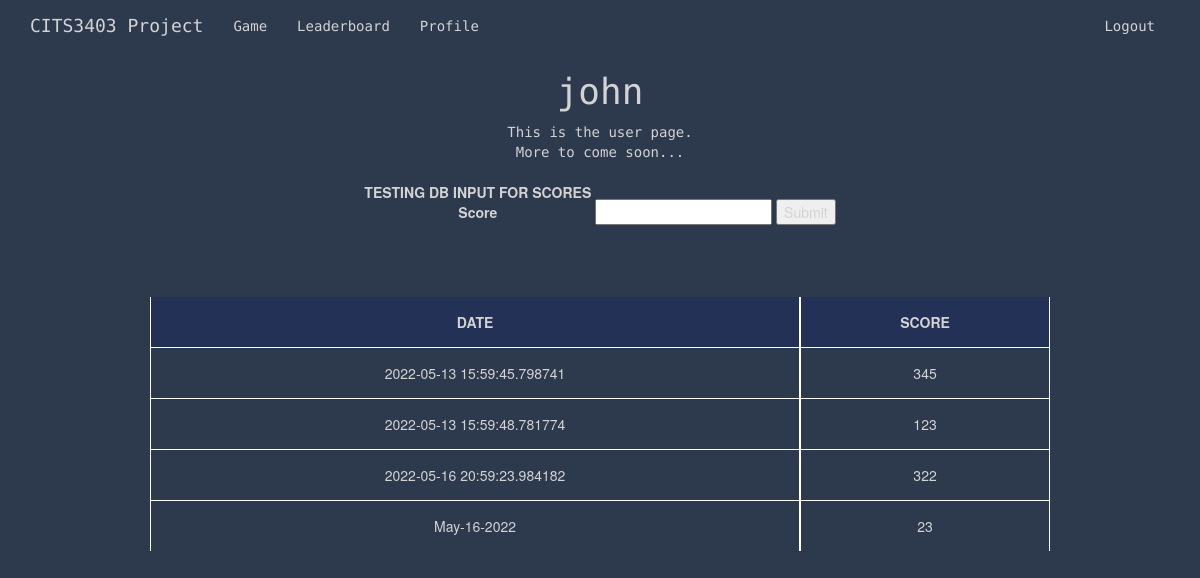
The page /user_stats (signed in) on the database its author committed.
### app/models.py (models this page shows, shortened)
class User(UserMixin, db.Model):
    id = db.Column(db.Integer, primary_key=True)
    username = db.Column(db.String(64), index=True, unique=True)
    email = db.Column(db.String(120), index=True, unique=True)
    password_hash = db.Column(db.String(128))
    user_stats = db.relationship('Score', backref='user', lazy=True)
    @login.user_loader
    def load_user(id):
        return User.query.get(int(id))

class Score(UserMixin, db.Model):
    id = db.Column(db.Integer, primary_key=True)
    user_score = db.Column(db.Integer)
    user_id = db.Column(db.Integer, db.ForeignKey("user.id"))
    today = date.today()
    format_date = today.strftime("%b-%d-%Y") #strips minutes, formats the date eg May-16-2022
    date = db.Column(db.String, default=format_date)

### app/routes.py (the view)
@app.route('/user_stats')
def user_stats():
    if current_user.is_authenticated:
        user_id = current_user.id
        my_scores = Score.query.filter_by(user_id=user_id)
        return render_template('user.html', user=my_scores)
    return render_template('user.html', title='Profile')

### app/templates/user.html
{% extends "base.html" %}
{% block content %}
    <h1>{{ current_user.username }} </h1>
    <div class = "center">
        <p1>This is the user page.</p1> <br>
        <p2>More to come soon...</p2>
    </div>
<br>
<form name="dummy-stat-form" action="{{ url_for('register_stats') }}" method="post">
       <label> TESTING DB INPUT FOR SCORES <br> Score </label>
       <input name="score" type="integer" required>
       <input type="submit">
   </form>
   <br><br>
   <table id="'mystats-list">
    <thead>
        <tr>
            <th> DATE </th>
            <th> SCORE </th>
        </tr>
    </thead>
    <tbody>
        {% for user in user %}
            <tr>
                <td> {{ user.date }} </td>
                <td> {{ user.user_score }} </td>
            </tr>
        {% endfor %}
    </tbody>
</table>
{% endblock %}

### app/static/css/stylesheet.css (style rules this page uses)
.center { text-align: center; }
head,body { text-align: center; }
body { background: #2d394d; color: lightgrey; }
.center, h1 { text-align: center; font-family: 'Source Code Pro', monospace; }
table { border-collapse: separate; width: 75%; margin-left: auto; margin-right: auto; margin-top: 30px; }
th, td { border-left: 1px solid white; border-right: 1px solid white; border-top: 1px solid white; padding: 15px; text-align: center; margin: none; }
th { border-top: none; font-weight: bold; background-color: rgba(15, 34, 101, 0.359); }

### rows shown on the page
User: username "john"
Score: date "2022-05-13 15:59:45.798741", user_score "345"
Score: date "2022-05-13 15:59:48.781774", user_score "123"
Score: date "2022-05-16 20:59:23.984182", user_score "322"
Score: date "May-16-2022", user_score "23"
